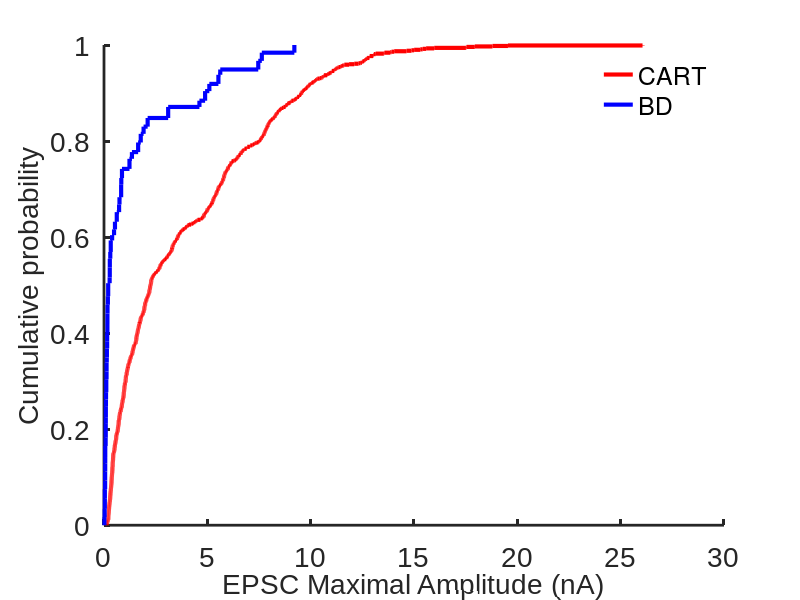
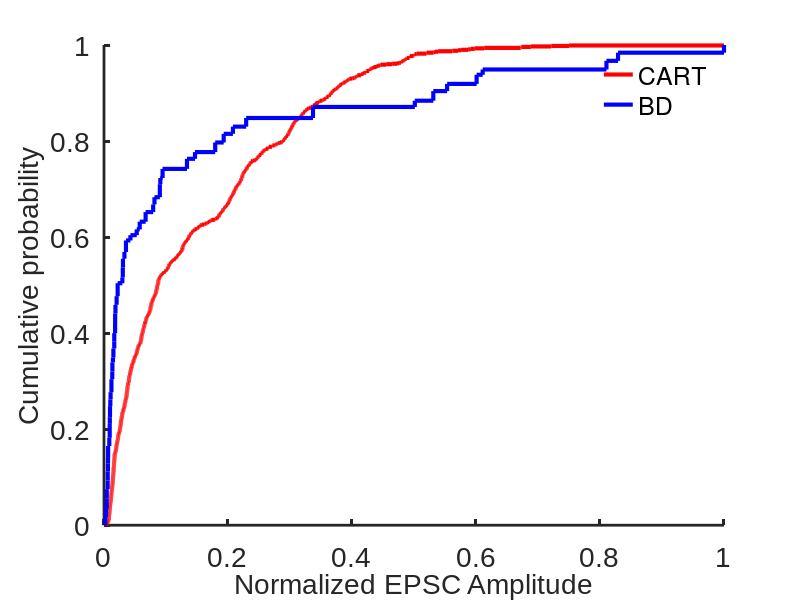
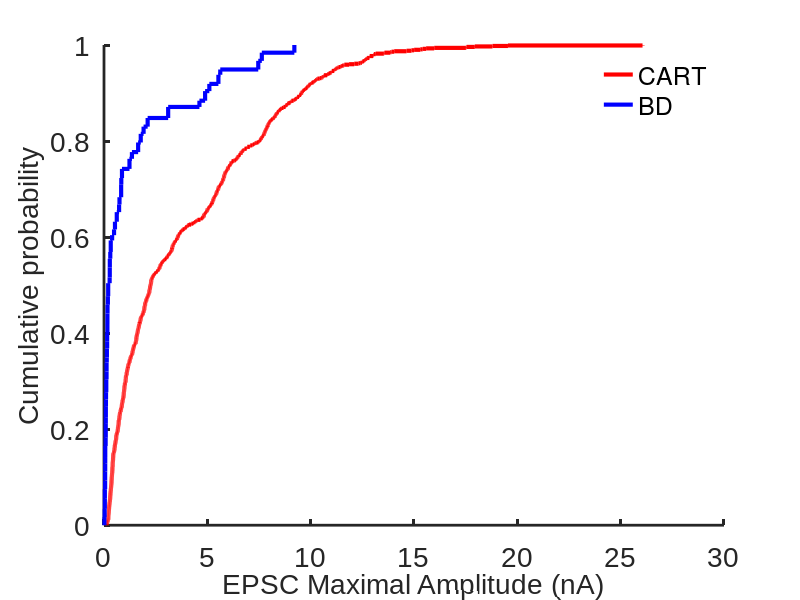
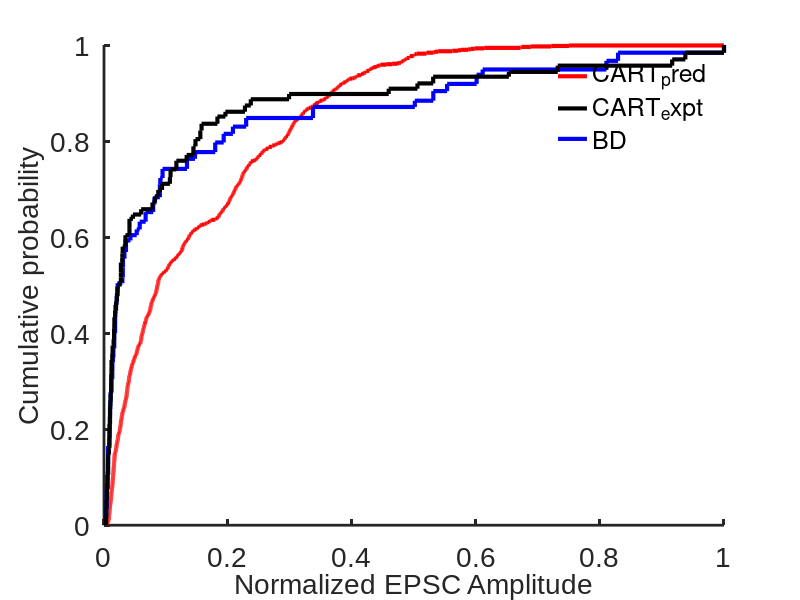

These charts were generated, in order, by the following MATLAB code:
close all
clear variables
clc

data = importdata('BD_AMPA_MAX.csv'); % Pool of maximum currents evoked by BD-CreER+ inputs 
data_cart = importdata('CART_AMPA_MAX.csv'); % Pool of maximum currents evoked by CART-Cre+ inputs
TC_total = 1000; 
Nonspec_frac = 0.2726;  % Fraction of nonspecific labelling in RGC_CART-Cre mice
BD_frac = (1 - Nonspec_frac) * 0.494; % Fraction of ventral ooDSGCs 
Dors_frac = (1 - Nonspec_frac) * 0.506; % Fraction of dorsal ooDSGCs

RGC_Nonspec = [];
RGC_BD = [];
RGC_Dors = [];
RGC_CART = [];
CART = [];

i = 1;
while i <= TC_total 
    RGC_Nonspec (i) = data(randi(size(data,1)));
    RGC_Dors (i) = data(randi(size(data,1)));
    RGC_BD (i) = data(randi(size(data,1)));
    RGC_CART (i) = RGC_Nonspec (i) + RGC_Dors (i) + RGC_BD (i);
    CART(i) = data_cart(randi(size(data_cart,1)));
    i = i+1;
end

RGC_CART_plot = cdfplot (RGC_CART);
hold on;
BD_plot = cdfplot (RGC_BD);
hold on;
set (RGC_CART_plot, 'LineWidth', 3, 'Color', 'R');
set (BD_plot, 'LineWidth', 3, 'Color', 'B');
set(gca, 'LineWidth', 2);
set(gca, 'FontName', 'Arial');
set(gca, 'FontSize', 20);
box off
grid off
xlabel('EPSC Maximal Amplitude (nA)','FontSize',20);
ylabel('Cumulative probability','FontSize',20);
legend([RGC_CART_plot BD_plot], 'CART', 'BD', 'Location', 'best')
%legend("");
legend boxoff
title("");

nor_RGC_CART = RGC_CART / max (RGC_CART);
nor_RGC_BD = RGC_BD / max (RGC_BD);
nor_CART = CART / max (CART);

figure (2);
nor_RGC_CART_plot = cdfplot (nor_RGC_CART);
hold on;
nor_BD_plot = cdfplot (nor_RGC_BD);
set (nor_RGC_CART_plot, 'LineWidth', 3, 'Color', 'R');
set (nor_BD_plot, 'LineWidth', 3, 'Color', 'B');
set(gca, 'LineWidth', 2);
set(gca, 'FontName', 'Arial');
set(gca, 'FontSize', 20);
box off
grid off
xlabel('Normalized EPSC Amplitude','FontSize',20);
ylabel('Cumulative probability','FontSize',20);
legend([nor_RGC_CART_plot nor_BD_plot], 'CART', 'BD', 'Location', 'best')
%legend ("");
legend boxoff
title("");

j = 1;
i = 1;
while j <= length (RGC_CART)
    if RGC_CART (j) > 0
        RGC_CART_nonZ (i) = RGC_CART (j);
        i = i+1;
    else
    end
    j = j+1;
end

j = 1;
i = 1;
while j <= length (RGC_BD)
    if RGC_BD (j) > 0
        RGC_BD_nonZ (i) = RGC_BD (j);
        i = i+1;
    else
    end
    j = j+1;
end

j = 1;
i = 1;
while j <= length (RGC_Dors)
    if RGC_Dors (j) > 0
        RGC_Dors_nonZ (i) = RGC_Dors (j);
        i = i+1;
    else
    end
    j = j+1;
end

figure (3);
RGC_CART_nonZ_plot = cdfplot (RGC_CART_nonZ);
hold on;
RGC_BD_nonZ_plot = cdfplot (RGC_BD_nonZ);
set (RGC_CART_nonZ_plot, 'LineWidth', 3, 'Color', 'R');
set (RGC_BD_nonZ_plot, 'LineWidth', 3, 'Color', 'B');
set(gca, 'LineWidth', 2);
set(gca, 'FontName', 'Arial');
set(gca, 'FontSize', 20);
box off
grid off
xlabel('EPSC Maximal Amplitude (nA)','FontSize',20);
ylabel('Cumulative probability','FontSize',20);
legend([RGC_CART_nonZ_plot RGC_BD_nonZ_plot], 'CART', 'BD', 'Location', 'best')
%legend("");
legend boxoff
title("");

j = 1;
i = 1;
while j <= length (nor_RGC_CART)
    if nor_RGC_CART (j) > 0
        nor_RGC_CART_nonZ (i) = nor_RGC_CART (j);
        i = i+1;
    else
    end
    j = j+1;
end

j = 1;
i = 1;
while j <= length (nor_RGC_BD)
    if nor_RGC_BD (j) > 0
        nor_RGC_BD_nonZ (i) = nor_RGC_BD (j);
        i = i+1;
    else
    end
    j = j+1;
end

j = 1;
i = 1;
while j <= length (nor_CART)
    if nor_CART (j) > 0
        nor_CART_nonZ (i) = nor_CART (j);
        i = i+1;
    else
    end
    j = j+1;
end

figure (4);
nor_RGC_CART_nonZ_plot = cdfplot (nor_RGC_CART_nonZ);
hold on;
nor_RGC_BD_nonZ_plot = cdfplot (nor_RGC_BD_nonZ);
hold on;
nor_CART_nonZ_plot = cdfplot (nor_CART_nonZ);
set (nor_RGC_CART_nonZ_plot, 'LineWidth', 3, 'Color', 'R');
set (nor_RGC_BD_nonZ_plot, 'LineWidth', 3, 'Color', 'B');
set (nor_CART_nonZ_plot, 'LineWidth', 3, 'Color', 'k');
set(gca, 'LineWidth', 2);
set(gca, 'FontName', 'Arial');
set(gca, 'FontSize', 20);
box off
grid off
xlabel('Normalized EPSC Amplitude','FontSize',20);
ylabel('Cumulative probability','FontSize',20);
legend([nor_RGC_CART_nonZ_plot nor_CART_nonZ_plot nor_RGC_BD_nonZ_plot], 'CART_pred', 'CART_expt', 'BD', 'Location', 'best');
%legend("");
legend boxoff
title("");
[nor_nonZ_h1,p1] = kstest2 (nor_RGC_CART_nonZ, nor_RGC_BD_nonZ);
[nor_nonZ_h2,p2] = kstest2 (nor_RGC_CART_nonZ, nor_CART_nonZ);
[nor_nonZ_h3,p3] = kstest2 (nor_RGC_BD_nonZ, nor_CART_nonZ);
test_result = [nor_nonZ_h1, p1; nor_nonZ_h2, p2;nor_nonZ_h3,p3];
